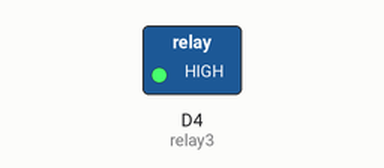
The sketch below on a simulated ESP8266 (NodeMCU). Shown: switched loads named in the sketch (green lamp = pin HIGH). Dashed ring = blinking. What the sketch prints to the serial monitor is not drawn.

Above: at 0.5 s.
Timing chart, 0 to 4.6 s (numbered marks = the images above):
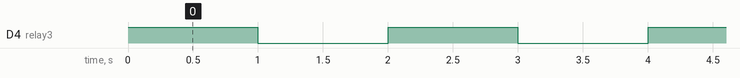

The sketch:

relay-test-3.ino
```cpp
// Define relay pins
//const int relay1 = 2;
//const int relay2 = 3;
const int relay3 = D4;

// Variables to hold relay states
//bool state1 = false;
//bool state2 = false;
bool state3 = false;

void setup() {
  // Set relay pins as OUTPUT
  //pinMode(relay1, OUTPUT);
  //pinMode(relay2, OUTPUT);
  pinMode(relay3, OUTPUT);

  // Start Serial Monitor
  Serial.begin(9600);
}

void loop() {
  // Toggle states
  //state1 = !state1;
  //state2 = !state2;
  state3 = !state3;

  // Write states to relays
  //digitalWrite(relay1, state1 ? HIGH : LOW);
  //digitalWrite(relay2, state2 ? HIGH : LOW);
  digitalWrite(relay3, state3 ? HIGH : LOW);

  // Print status to Serial Monitor
  /*Serial.println("Relay States:");
  Serial.print("Relay 1: ");
  Serial.println(state1 ? "ON" : "OFF");
  Serial.print("Relay 2: ");
  Serial.println(state2 ? "ON" : "OFF");*/
  Serial.print("Relay 3: ");
  Serial.println(state3 ? "ON" : "OFF");
  Serial.println("----------------------");

  // Wait for 1 second
  delay(1000);
}
```

Measured:
- by itself, D4 (relay3): alternates HIGH for 1.0 s and LOW for 1.0 s
